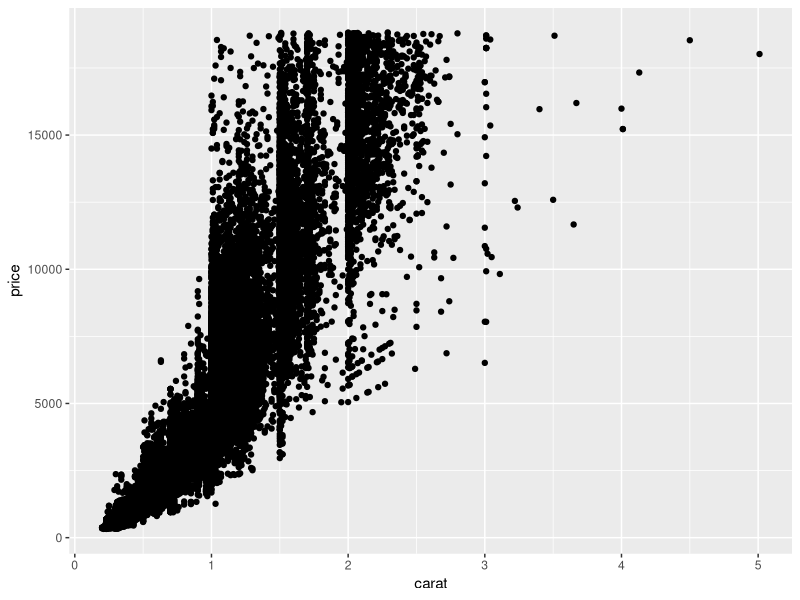
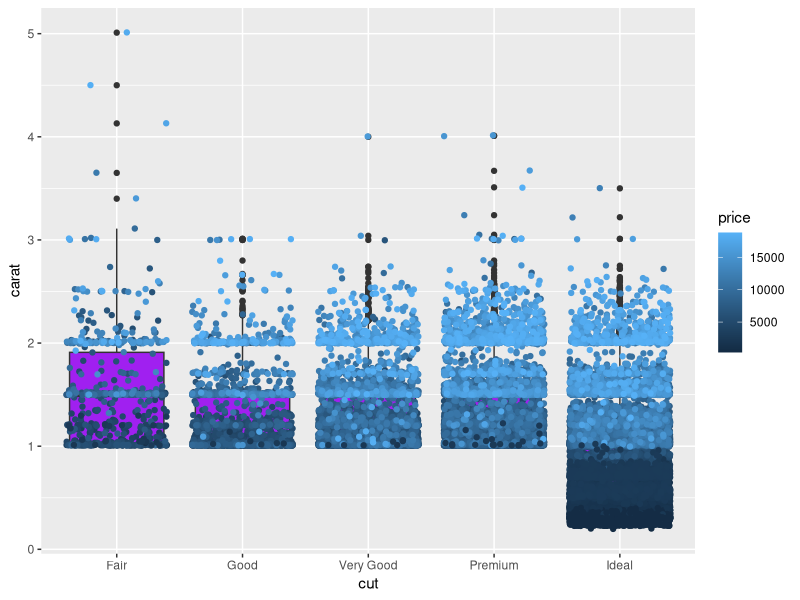

Write the R code that produced these figures, in order.
## ---- chunk 1
knitr::opts_chunk$set(echo = TRUE)
## ---- chunk 2
knitr::opts_chunk$set(echo = TRUE)
library(tidyverse)
## ---- chunk 3
### In this code chunk, start with the diamonds dataset (built in to
### ggplot2 package) and create a plot of price vs. carat (or some other
### variables of your choice)

ggplot(data = diamonds, aes(x = carat, y = price)) +
  geom_point()
## ---- chunk 4
### In this code chunk, start with the diamonds dataset (built in to
### ggplot2 package) and create a subset based on filtering, e.g., 
### size greater than 1 carat or cut is "Ideal"

diamonds_filtered = diamonds %>% 
  filter(carat > 1 | cut == "Ideal")

## ---- chunk 5
ggplot(diamonds_filtered, aes(cut, carat)) + 
  geom_boxplot(fill = "purple") + 
  geom_jitter(aes(color = price))

## ---- chunk 6
diamond_sum = diamonds_filtered %>% 
  group_by(cut) %>% 
  summarize(mean_price = mean(price),
            mean_carat = mean(carat))
